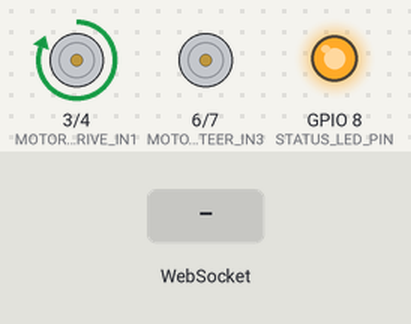
Simulated run of this sketch. Board: ESP32-C3. Parts: motor-driver pin pairs drawn as motors (green arrow = first pin HIGH = forward, orange = second pin HIGH = backward, longer = more drive), output pins drawn as LEDs (lit = HIGH). The test bench sets the inputs (shaded band). WiFi joins after 1.5 s; servers stay silent unless stated; EEPROM starts erased; what the sketch prints to the serial monitor is not drawn.

Above: at 3.6 s.
At 4.4 s:
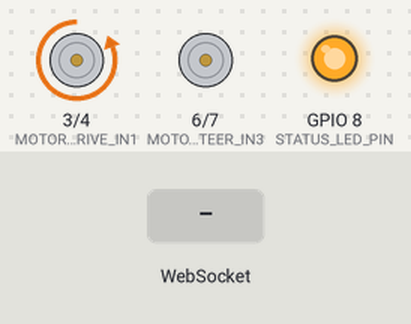
At 8.3 s:
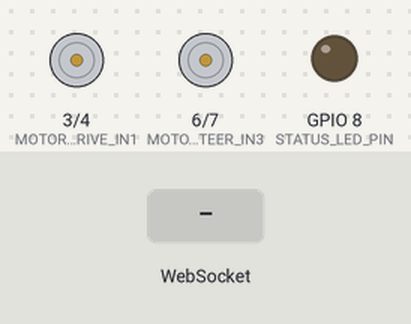
8.4 s: WebSocket text "control" received
Timing chart, 0 to 11.4 s (numbered marks = the images above; inputs shaded):
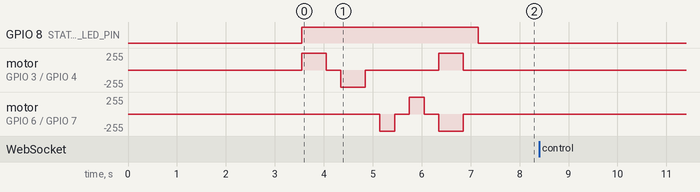

The sketch:

esp32c3_control.ino
```cpp
/*
 * Base Revolt v2.0 - ESP32-C3 SuperMini Control Firmware
 *
 * 역할: RC카 조종 전용 (모터 제어만) - 모든 카메라 모델과 호환
 *
 * 기능:
 * - WiFi 연결
 * - WebSocket 클라이언트로 서버 연결
 * - 디바이스 등록 (role: "control")
 * - L298N 모터 제어 (앞뒤 구동 + 좌우 스티어링)
 *
 * 회로:
 * - GPIO 3, 4: 구동 모터 (앞뒤, IN1, IN2)
 * - GPIO 6, 7: 스티어링 모터 (좌우, IN3, IN4)
 * - ENA/ENB: 점퍼로 HIGH 설정 (또는 PWM 핀 연결)
 *
 * 조종 방식:
 * - 일반 RC카 방식 (구동 + 스티어링 독립)
 * - W: 전진, S: 후진, A: 좌회전, D: 우회전
 * - Space: 정지 (구동 정지 + 스티어링 중앙)
 *
 * 주의:
 * - 카메라 관련 코드 전부 제거됨
 * - 영상 스트리밍 없음
 * - 제어 명령만 수신
 * - ESP32-CAM 또는 ESP32-S3 카메라와 함께 사용 가능
 */

#include <WiFi.h>
#include <WebSocketsClient.h>
#include <ArduinoJson.h>
#include <Preferences.h>

// ==================== 설정 (TODO: 사용자가 수정 필요) ====================
// WiFi 설정
const char* ssid = "YOUR_WIFI_SSID";         // TODO: WiFi 이름으로 변경
const char* password = "YOUR_WIFI_PASSWORD"; // TODO: WiFi 비밀번호로 변경

// WebSocket 서버 설정 (Render)
const char* ws_host = "base-revolt-server.onrender.com";  // TODO: Render URL로 변경
const int ws_port = 443;
const char* ws_path = "/";
const bool ws_ssl = true;

// 디바이스 ID 설정 (같은 차량끼리는 동일한 ID 사용)
const char* DEVICE_ID = "CAR01";  // TODO: 여러 대면 CAR02, CAR03... 으로 변경
const char* DEVICE_ROLE = "control";
const char* HARDWARE_SPEC = "ESP32-C3";  // 하드웨어 스펙 (수정 불가)

// 모터 제어 핀 (ESP32-C3 SuperMini 기준)
#define MOTOR_DRIVE_IN1  3    // 구동 모터 IN1 (전진/후진) - GPIO3
#define MOTOR_DRIVE_IN2  4    // 구동 모터 IN2 (전진/후진) - GPIO4
#define MOTOR_STEER_IN3  6    // 스티어링 모터 IN3 (좌회전) - GPIO6
#define MOTOR_STEER_IN4  7    // 스티어링 모터 IN4 (우회전) - GPIO7
#define STATUS_LED_PIN   8    // 상태 표시 LED - GPIO8
// ENA/ENB는 점퍼로 HIGH 설정 - 코드에서 제어하지 않음

// ==================== 전역 변수 ====================
WebSocketsClient webSocket;
bool wsConnected = false;

// 차량 프로필 (NVS에 저장)
Preferences preferences;
String vehicleName;
String vehicleDescription;
String ownerWallet;

const unsigned long VEHICLE_INFO_INTERVAL = 30000; // 30초 간격
unsigned long lastVehicleInfoSent = 0;

// 현재 모터 상태 저장 (독립 제어를 위해)
enum DriveState { DRIVE_STOP, DRIVE_FORWARD, DRIVE_BACKWARD };
enum SteerState { STEER_CENTER, STEER_LEFT, STEER_RIGHT };

DriveState currentDrive = DRIVE_STOP;
SteerState currentSteer = STEER_CENTER;

bool ledOn = false;
unsigned long ledOffTime = 0;

// ==================== 함수 선언 ====================
void setupMotors();
void setupStatusLed();
void setupWiFi();
void setupWebSocket();
void webSocketEvent(WStype_t type, uint8_t * payload, size_t length);
void handleMotorCommand(const char* command);
void driveForward();
void driveBackward();
void driveStop();
void steerLeft();
void steerRight();
void steerCenter();
void updateMotors();
void quickSelfTest();
void sendRegistration();
void loadVehicleConfig();
void sendVehicleInfo(const char* status = "online");
void applyConfigUpdate(JsonObject data);
void triggerStatusLed();
void updateStatusLed();

// ==================== Setup ====================
void setup() {
  Serial.begin(115200);
  delay(1000);
  Serial.println("\n\n=== Base Revolt Control Device (ESP32-C3 SuperMini) ===");
  Serial.println("Version: 2.0 - Control Only (Universal)");
  Serial.println("Device ID: " + String(DEVICE_ID));
  Serial.println("Role: " + String(DEVICE_ROLE));
  Serial.println("Hardware: " + String(HARDWARE_SPEC));

  // 차량 프로필 로드
  loadVehicleConfig();

  // 모터 핀 초기화
  setupMotors();
  setupStatusLed();

  // WiFi 연결
  setupWiFi();

  // WebSocket 연결
  setupWebSocket();

  // 자가진단 테스트 (배선 확인용)
  Serial.println("=== Running Motor Self Test ===");
  quickSelfTest();

  Serial.println("=== Setup Complete ===\n");
}

// ==================== Main Loop ====================
void loop() {
  webSocket.loop();

  if (wsConnected && millis() - lastVehicleInfoSent > VEHICLE_INFO_INTERVAL) {
    Serial.println("📡 Vehicle info heartbeat");
    sendVehicleInfo();
  }

  updateStatusLed();
  delay(1);
}

// ==================== WiFi Setup ====================
void setupWiFi() {
  Serial.print("Connecting to WiFi: ");
  Serial.println(ssid);

  WiFi.begin(ssid, password);

  int attempts = 0;
  while (WiFi.status() != WL_CONNECTED && attempts < 30) {
    delay(500);
    Serial.print(".");
    attempts++;
  }

  if (WiFi.status() == WL_CONNECTED) {
    Serial.println("\n✅ WiFi Connected!");
    Serial.print("IP Address: ");
    Serial.println(WiFi.localIP());
  } else {
    Serial.println("\n❌ WiFi Connection Failed!");
  }
}

// ==================== WebSocket Setup ====================
void setupWebSocket() {
  Serial.println("Setting up WebSocket...");

  if (ws_ssl) {
    webSocket.beginSSL(ws_host, ws_port, ws_path);
  } else {
    webSocket.begin(ws_host, ws_port, ws_path);
  }

  // WebSocket 이벤트 핸들러 등록
  webSocket.onEvent(webSocketEvent);

  // 재연결 설정
  webSocket.setReconnectInterval(5000);

  // 헤더 설정 (하위 호환)
  webSocket.setExtraHeaders("x-device-type: rc-car");

  Serial.println("WebSocket configured");
}

// ==================== WebSocket Event Handler ====================
void webSocketEvent(WStype_t type, uint8_t * payload, size_t length) {
  switch(type) {
    case WStype_DISCONNECTED:
      Serial.println("❌ WebSocket Disconnected");
      wsConnected = false;
      // 연결 끊어지면 정지 (구동 멈춤 + 스티어링 중앙)
      driveStop();
      steerCenter();
      lastVehicleInfoSent = 0;
      break;

    case WStype_CONNECTED:
      Serial.println("✅ WebSocket Connected");
      wsConnected = true;

      // 차량 프로필 정보 전송 (register 이전)
      Serial.println("📤 Sending vehicle profile (pre-register)...");
      sendVehicleInfo();
      lastVehicleInfoSent = millis();
      delay(500);

      // 디바이스 등록 메시지 전송 (v2.0 프로토콜)
      sendRegistration();
      break;

    case WStype_TEXT:
      // 제어 명령 수신
      {
        DynamicJsonDocument doc(512);
        DeserializationError error = deserializeJson(doc, payload);

        if (error) {
          Serial.print("❌ JSON parse error: ");
          Serial.println(error.c_str());
          return;
        }

        const char* type = doc["type"];

        if (strcmp(type, "control") == 0) {
          const char* command = doc["command"];
          Serial.print("🎮 Control command received: ");
          Serial.println(command);
          handleMotorCommand(command);
        } else if (strcmp(type, "updateConfig") == 0) {
          Serial.println("📝 Config update received from admin");
          applyConfigUpdate(doc["data"]);
        } else {
          Serial.print("ℹ️ Server message: ");
          Serial.println((char*)payload);
        }
      }
      break;

    case WStype_ERROR:
      Serial.println("❌ WebSocket Error");
      lastVehicleInfoSent = 0;
      break;

    default:
      break;
  }
}

// ==================== 디바이스 등록 ====================
void sendRegistration() {
  DynamicJsonDocument doc(256);
  doc["type"] = "register";
  doc["deviceId"] = DEVICE_ID;
  doc["role"] = DEVICE_ROLE;

  String payload;
  serializeJson(doc, payload);

  webSocket.sendTXT(payload);

  Serial.println("✅ Registration message sent:");
  Serial.println(payload);
}

// ==================== 차량 프로필 관리 (v2.1) ====================

// NVS에서 차량 설정 로드
void loadVehicleConfig() {
  Serial.println("📂 Loading vehicle config from NVS...");

  preferences.begin("vehicle", false);  // Read-write mode

  vehicleName = preferences.getString("name", "");
  vehicleDescription = preferences.getString("desc", "");
  ownerWallet = preferences.getString("owner", "");

  // 기본값 설정 (비어있으면)
  if (vehicleName == "") {
    vehicleName = String(DEVICE_ID);
    Serial.println("  ⚠️ No name found, using device ID as default");
  }

  preferences.end();

  Serial.println("✅ Vehicle config loaded:");
  Serial.println("  Name: " + vehicleName);
  Serial.println("  Description: " + vehicleDescription);
  Serial.println("  Owner: " + ownerWallet);
}

// 서버에 차량 프로필 정보 전송
void sendVehicleInfo(const char* status) {
  DynamicJsonDocument doc(512);
  doc["type"] = "vehicleInfo";
  doc["id"] = DEVICE_ID;
  doc["hardwareSpec"] = HARDWARE_SPEC;
  doc["name"] = vehicleName;
  doc["description"] = vehicleDescription;
  doc["ownerWallet"] = ownerWallet;
  doc["status"] = status ? status : "online";

  String payload;
  serializeJson(doc, payload);

  Serial.print("📤 Vehicle info payload: ");
  Serial.println(payload);

  if (webSocket.sendTXT(payload)) {
    lastVehicleInfoSent = millis();
    Serial.println("   Vehicle info sent");
  } else {
    Serial.println("   Vehicle info send failed");
  }
}

// 서버로부터 받은 설정 업데이트 적용
void applyConfigUpdate(JsonObject data) {
  preferences.begin("vehicle", false);

  bool updated = false;

  if (data.containsKey("name")) {
    vehicleName = data["name"].as<String>();
    preferences.putString("name", vehicleName);
    Serial.println("  ✏️ Name updated: " + vehicleName);
    updated = true;
  }

  if (data.containsKey("description")) {
    vehicleDescription = data["description"].as<String>();
    preferences.putString("desc", vehicleDescription);
    Serial.println("  ✏️ Description updated: " + vehicleDescription);
    updated = true;
  }

  if (data.containsKey("ownerWallet")) {
    ownerWallet = data["ownerWallet"].as<String>();
    preferences.putString("owner", ownerWallet);
    Serial.println("  ✏️ Owner wallet updated: " + ownerWallet);
    updated = true;
  }

  preferences.end();

  if (updated) {
    Serial.println("✅ Config saved to NVS");

    // 확인용으로 서버에 업데이트된 정보 재전송
    delay(500);
    sendVehicleInfo();
  } else {
    Serial.println("  ⚠️ No fields to update");
  }
}

// ==================== 모터 초기화 ====================
void setupMotors() {
  Serial.println("Initializing motors (Drive + Steering)...");

  pinMode(MOTOR_DRIVE_IN1, OUTPUT);
  pinMode(MOTOR_DRIVE_IN2, OUTPUT);
  pinMode(MOTOR_STEER_IN3, OUTPUT);
  pinMode(MOTOR_STEER_IN4, OUTPUT);

  // 초기 상태: 정지 + 중앙
  currentDrive = DRIVE_STOP;
  currentSteer = STEER_CENTER;
  updateMotors();

  Serial.println("✅ Motors initialized (Drive: STOP, Steer: CENTER)");
}

void setupStatusLed() {
  pinMode(STATUS_LED_PIN, OUTPUT);
  digitalWrite(STATUS_LED_PIN, LOW);
  ledOn = false;
  ledOffTime = 0;
  Serial.println("✅ Status LED initialized (GPIO8)");
}

// ==================== 모터 제어 명령 처리 ====================
void handleMotorCommand(const char* command) {
  if (strcmp(command, "forward") == 0) {
    driveForward();
  } else if (strcmp(command, "backward") == 0) {
    driveBackward();
  } else if (strcmp(command, "left") == 0) {
    steerLeft();
  } else if (strcmp(command, "right") == 0) {
    steerRight();
  } else if (strcmp(command, "stop") == 0) {
    // 정지 = 구동 멈춤 + 스티어링 중앙
    driveStop();
    steerCenter();
  } else {
    Serial.print("⚠️ Unknown command: ");
    Serial.println(command);
  }
}

// ==================== 구동 모터 함수 ====================
void driveForward() {
  currentDrive = DRIVE_FORWARD;
  updateMotors();
  triggerStatusLed();
  Serial.println("⬆️ DRIVE: FORWARD");
}

void driveBackward() {
  currentDrive = DRIVE_BACKWARD;
  updateMotors();
  triggerStatusLed();
  Serial.println("⬇️ DRIVE: BACKWARD");
}

void driveStop() {
  currentDrive = DRIVE_STOP;
  updateMotors();
  triggerStatusLed();
  Serial.println("⏹ DRIVE: STOP");
}

// ==================== 스티어링 모터 함수 ====================
void steerLeft() {
  currentSteer = STEER_LEFT;
  updateMotors();
  triggerStatusLed();
  Serial.println("⬅️ STEER: LEFT");
}

void steerRight() {
  currentSteer = STEER_RIGHT;
  updateMotors();
  triggerStatusLed();
  Serial.println("➡️ STEER: RIGHT");
}

void steerCenter() {
  currentSteer = STEER_CENTER;
  updateMotors();
  triggerStatusLed();
  Serial.println("↕️ STEER: CENTER");
}

// ==================== 모터 상태 업데이트 ====================
void updateMotors() {
  // 구동 모터 (앞뒤) 제어
  if (currentDrive == DRIVE_FORWARD) {
    digitalWrite(MOTOR_DRIVE_IN1, HIGH);
    digitalWrite(MOTOR_DRIVE_IN2, LOW);
  } else if (currentDrive == DRIVE_BACKWARD) {
    digitalWrite(MOTOR_DRIVE_IN1, LOW);
    digitalWrite(MOTOR_DRIVE_IN2, HIGH);
  } else {
    digitalWrite(MOTOR_DRIVE_IN1, LOW);
    digitalWrite(MOTOR_DRIVE_IN2, LOW);
  }

  // 스티어링 모터 (좌우) 제어
  if (currentSteer == STEER_LEFT) {
    digitalWrite(MOTOR_STEER_IN3, LOW);
    digitalWrite(MOTOR_STEER_IN4, HIGH);
  } else if (currentSteer == STEER_RIGHT) {
    digitalWrite(MOTOR_STEER_IN3, HIGH);
    digitalWrite(MOTOR_STEER_IN4, LOW);
  } else {
    // 중앙 위치 (모터 정지)
    digitalWrite(MOTOR_STEER_IN3, LOW);
    digitalWrite(MOTOR_STEER_IN4, LOW);
  }
}

// ==================== 자가진단 테스트 ====================
void quickSelfTest() {
  Serial.println("Starting motor self-test...");
  delay(1000);

  // 1. 구동 전진
  Serial.println("1. Testing DRIVE FORWARD...");
  driveForward();
  delay(500);
  driveStop();
  delay(300);

  // 2. 구동 후진
  Serial.println("2. Testing DRIVE BACKWARD...");
  driveBackward();
  delay(500);
  driveStop();
  delay(300);

  // 3. 스티어링 좌
  Serial.println("3. Testing STEER LEFT...");
  steerLeft();
  delay(300);
  steerCenter();
  delay(300);

  // 4. 스티어링 우
  Serial.println("4. Testing STEER RIGHT...");
  steerRight();
  delay(300);
  steerCenter();
  delay(300);

  // 5. 복합 테스트 (전진 + 좌회전)
  Serial.println("5. Testing COMBINED (Forward + Left)...");
  driveForward();
  steerLeft();
  delay(500);
  driveStop();
  steerCenter();
  delay(300);

  Serial.println("✅ Self-test complete!");
}

// ==================== 상태 LED 제어 ====================
void triggerStatusLed() {
  digitalWrite(STATUS_LED_PIN, HIGH);
  ledOn = true;
  ledOffTime = millis() + 100;  // 100ms 후 꺼짐
}

void updateStatusLed() {
  if (ledOn && millis() >= ledOffTime) {
    digitalWrite(STATUS_LED_PIN, LOW);
    ledOn = false;
  }
}
```

Measured:
- after the input at 8.4 s, every drawn part: stays the same
